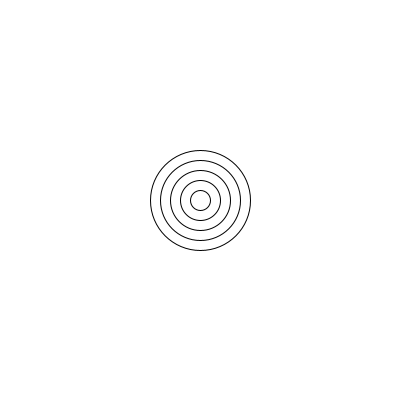
Frame 1 (no input)
Frame 60 (the mouse pressed at the canvas centre just before this capture): identical to frame 1, image omitted
Frame 120 (the mouse held since frame 60 and released just before this capture): identical to frame 1, image omitted

The Processing sketch that drew this single still picture (run headless with seeded random() and noise(); from frame 60 on, the mouse is pressed at the canvas centre):

// Processing sketch: H09_96
// ── H09_96.pde
void setup(){
size(400,400);
}

void draw(){
   background(255,255,255);
   int sizeC = 100;
   for(int i = 0; i < 5; i++){
     
   ellipse(200,200,sizeC,sizeC);
   sizeC -= 20;
   }
   
} 
